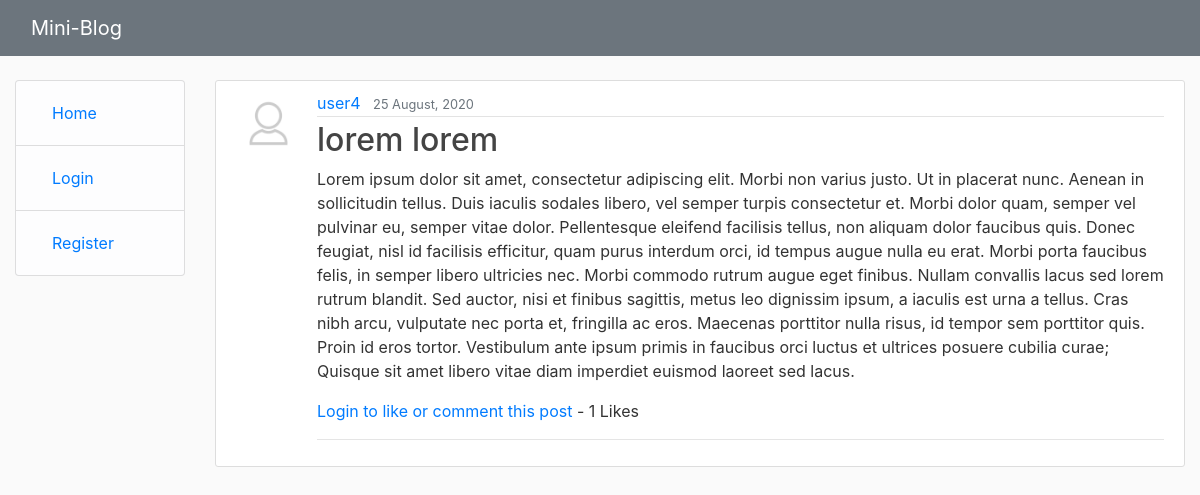
/blog/post/8/, run on an earlier commit of the app's database.
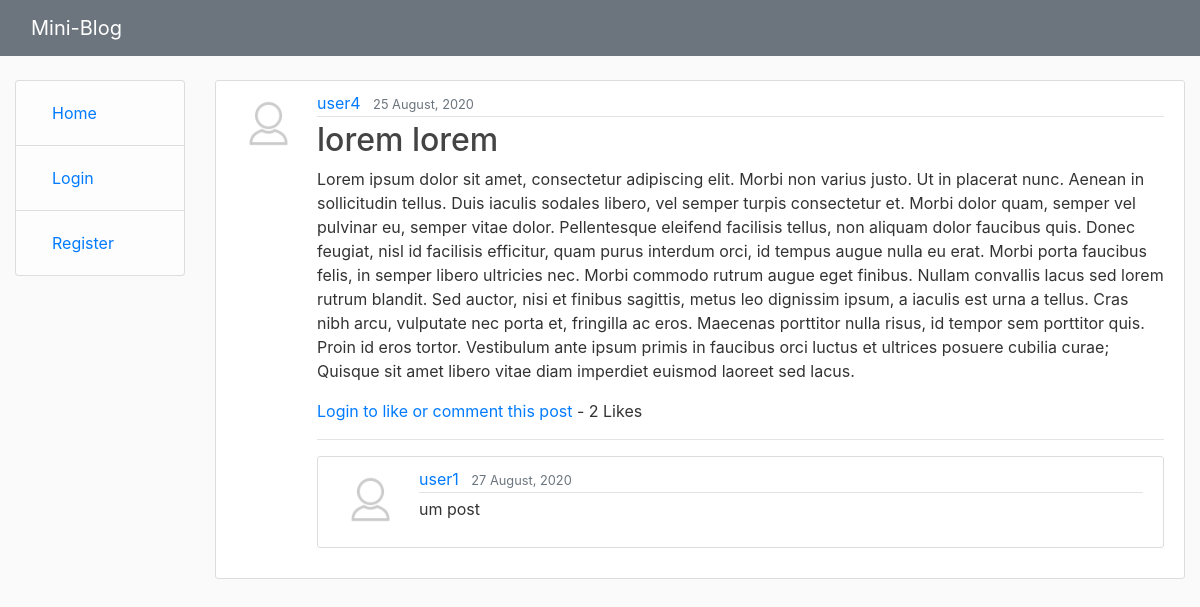
And on a later commit of the database.
### blog/models.py (models this page shows)
class Comments(models.Model):
    description = models.TextField(max_length=300)
    date_time = models.DateTimeField(default=timezone.now)
    blog_post = models.ForeignKey(Post, on_delete=models.CASCADE)
    author = models.ForeignKey(User, on_delete=models.CASCADE)
    class Meta:
        ordering = ['date_time']

### users/models.py (models this page shows, shortened)
class Profile(models.Model):
    user = models.OneToOneField(User, on_delete=models.CASCADE)
    image = models.ImageField(default='default.png', upload_to='profile_pics')

### blog/views.py (the view, shortened to what this page needs)
# urls.py: path('post/<int:pk>/', views.PostDetailView.as_view(), name='post-detail'),
class PostDetailView(FormMixin, generic.DetailView):
    model = Post
    form_class = CreateComments
    def get_context_data(self, **kwargs):
        context = super(PostDetailView, self).get_context_data(**kwargs)
        actual_post = get_object_or_404(Post, id=self.kwargs['pk'])
        liked = False
        if actual_post.likes.filter(id=self.request.user.id).exists():
            liked = True
        context['total_likes'] = actual_post.total_likes()
        context['liked'] = liked
        context['form'] = CreateComments()
        return context

### blog/models.py (called while the page is built)
    def total_likes(self):
        return self.likes.count()

### blog/templates/blog/post_detail.html (shortened to what this page needs)
{% extends "base_generic.html" %}
{% load crispy_forms_tags %}
{% block content %}
    <article class="media content-section">
      <img class="rounded-circle article-img" src="{{ object.author.profile.image.url }}">
      <div class="media-body">
        <div class="article-metadata">
          <a class="mr-2" href="{% url 'user-post' object.author.username %}">{{ object.author }}</a>
          <small class="text-muted">{{ object.date|date:"d F, Y" }}</small>
        </div>
        <h2 class="article-title">{{ object.title }}</h2>
        <p class="article-content">{{ object.description }}</p>
        <form action="{% url 'like-post' object.pk %}" method="POST" name="like_form">
        {% if user.is_authenticated %}
          {% if liked %}
              <button type="submit" name="post_id" value="{{ object.id }}" class="btn btn-danger btn-sm">Unlike</button>
          {% else %}
              <button type="submit" name="post_id" value="{{ object.id }}" class="btn btn-primary btn-sm">Like</button>
          {% endif %}
        {% else %}
            <a href="{% url 'login' %}?next={{request.path}}">Login to like or comment this post</a>
        {% endif %}
        - {{ total_likes }} Likes
        </form>
        <hr>
        {% if object.comments_set.all %}
          {% for comment in object.comments_set.all %}
            <article class="media content-section">
              <img class="rounded-circle article-img" src="{{ comment.author.profile.image.url }}">
              <div class="media-body">
                <div class="article-metadata">
                  <a class="mr-2" href="{% url 'user-post' comment.author.username %}">{{ comment.author }}</a>
                  <small class="text-muted">{{ comment.date_time|date:"d F, Y" }}</small>
                </div>
                <p class="article-content">{{ comment.description }}</p>
              </div>
            </article>
          {% endfor %}
        {% endif %}
      </div>
    </article>
{% endblock %}

What changed in the data, as far as the page shows it:
added Comments: author.profile.image (placeholder picture), author "user1", date_time "27 August, 2020", description "um post"
Also different on the page:
{{ total_likes }}: "1" → "2"
